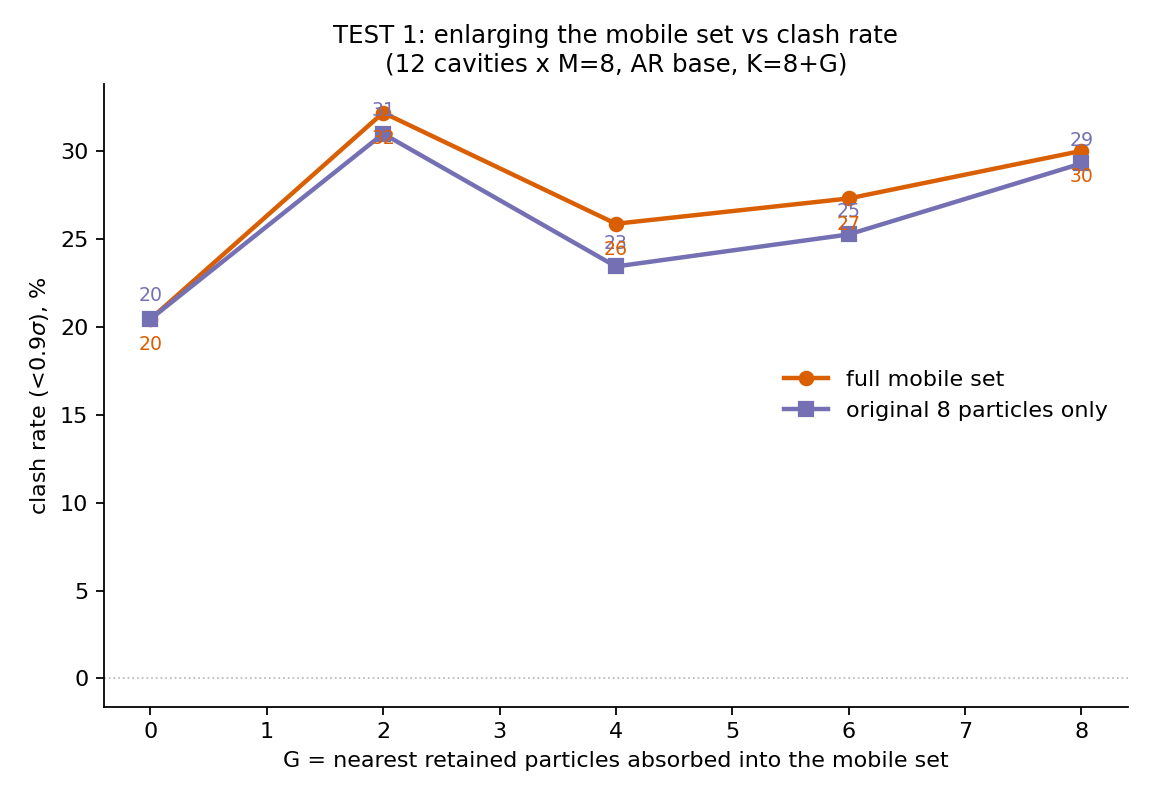

Write Python code to recreate this figure.
"""TEST 1: does enlarging the mobile set (absorb nearest retained neighbours) cut clashes?

Hypothesis (from the clash decomposition: AR block particles clash MOST with FROZEN retained interior,
which a K=8 move can't push aside). For each cavity, grow the mobile block from the base K=8 by adding
the G nearest RETAINED particles to the block centroid (G in 0,2,4,6,8), AR-resample the enlarged block,
and measure the sigma-scaled clash rate (<0.9) of (a) the FULL mobile set and (b) the ORIGINAL 8 only.
If the original-8 clash rate falls with G, freeing their frozen neighbours is the lever; if it's flat
(they just re-clash as block-block), it is not. Retrain-free (AR base only)."""
import torch, statistics as st
import matplotlib
matplotlib.use("Agg")
import matplotlib.pyplot as plt
from liquid_coupling_flow.ka3d_ebm_batched import KA3DScaffoldEBMBatched
from liquid_coupling_flow.ka3d_scaffold_ar import label_to_scaffold, fixed_ball_scaffold
from liquid_coupling_flow.ka3d_cavity_ar import _mic
from liquid_coupling_flow.ka3d_cavity_carve import carve
from liquid_coupling_flow.ka_energy import SIGMA

dev = "cuda"; RCTX = 2.5; K = 8; R = 2.0; PT = 0.4; M = 8; NCAV = 12; CLASH = 0.9
GROW = [0, 2, 4, 6, 8]
sig = torch.tensor(SIGMA, device=dev)

ar = KA3DScaffoldEBMBatched(cat_bins=128, cat_range=2.5).to(dev)
ar.load_state_dict(torch.load("liquid_coupling_flow/artifacts/ka3d_cavity_ebm3ax_rho115_best.pt",
                              map_location=dev, weights_only=False)["state_dict"], strict=False)
ar.eval(); ar.use_frame = False
D = torch.load("liquid_coupling_flow/artifacts/ka3d_dataset_N4096_T0.5_rho1.15.pt", map_location=dev, weights_only=False)
X, S, L = D["x"].to(dev).float(), D["s"].to(dev).long(), float(D["L"])
gen = torch.Generator(device=dev).manual_seed(7)


def clash_rate(mob_x, mob_s, nbr_x, nbr_s, subset=None):
    """% of (subset of) mobile particles whose min sigma-gap to any neighbour (excl self) < CLASH.
    mob_x[M,Km,3] centers; nbr_x[M,P,3] = mobile + frozen-cage. Index self-exclusion (mobile is nbr[:Km])."""
    Mn, Km = mob_x.shape[0], mob_x.shape[1]
    hits = 0; tot = 0
    for mm in range(Mn):
        d = torch.cdist(mob_x[mm], nbr_x[mm])
        d[torch.arange(Km), torch.arange(Km)] = float("inf")
        mn = (d / sig[mob_s[mm][:, None], nbr_s[mm][None, :]]).min(1).values
        sel = mn if subset is None else mn[subset]
        hits += int((sel < CLASH).sum()); tot += sel.numel()
    return hits, tot


full = {g: [0, 0] for g in GROW}      # [hits, tot] over full mobile set
orig = {g: [0, 0] for g in GROW}      # [hits, tot] over the original 8 only

ncav = 0
for ci in range(16):
    c = torch.rand(3, generator=gen, device=dev) * L; p = carve(X[ci], S[ci], c, R, L)
    if p["n_in"] < K + 10:            # need slack for G up to 8 retained
        continue
    xo, so, _ = label_to_scaffold(_mic(p["x_in"], c, L), p["s_in"], R)
    xout = _mic(p["x_out"], c, L); bm = xout.norm(dim=-1) < (R + RCTX); bnd, sb = xout[bm], p["s_out"][bm]
    n = xo.shape[0]; anch = fixed_ball_scaffold(n, R, dev)
    seed = int(torch.randint(n, (), generator=gen, device=dev))
    base = torch.zeros(n, dtype=torch.bool, device=dev)
    base_idx = (anch - anch[seed]).norm(dim=-1).topk(K, largest=False).indices
    base[base_idx] = True
    centroid = xo[base].mean(0)
    # rank RETAINED (non-base) interior particles by distance to block centroid
    ret_ids = torch.nonzero(~base, as_tuple=True)[0]
    ret_order = ret_ids[(xo[ret_ids] - centroid).norm(dim=-1).argsort()]
    for g in GROW:
        mask = base.clone()
        if g > 0:
            mask[ret_order[:g]] = True
        Km = int(mask.sum())
        xo_b = xo[None].expand(M, n, 3).contiguous(); so_b = so[None].expand(M, n).contiguous()
        xo_g, so_g, _ = ar.sample_block_b(xo_b, so_b, mask, bnd, sb, R, gen=gen, pos_temp=PT)
        mob_x, mob_s = xo_g[:, mask], so_g[:, mask]
        cage_x = torch.cat([bnd[None].expand(M, -1, -1), xo_g[:, ~mask]], 1)
        cage_s = torch.cat([sb[None].expand(M, -1), so_g[:, ~mask]], 1)
        nbr_x = torch.cat([mob_x, cage_x], 1); nbr_s = torch.cat([mob_s, cage_s], 1)
        h, t = clash_rate(mob_x, mob_s, nbr_x, nbr_s)
        full[g][0] += h; full[g][1] += t
        # subset = which mobile columns are the original 8 (mask is boolean over n; mobile order = increasing idx)
        mob_ids = torch.nonzero(mask, as_tuple=True)[0]
        is_orig = torch.tensor([bool(base[j]) for j in mob_ids], device=dev)
        h2, t2 = clash_rate(mob_x, mob_s, nbr_x, nbr_s, subset=is_orig)
        orig[g][0] += h2; orig[g][1] += t2
    ncav += 1
    if ncav >= NCAV:
        break

fig, ax = plt.subplots(figsize=(7.2, 5))
gx = GROW
yf = [100 * full[g][0] / full[g][1] for g in gx]
yo = [100 * orig[g][0] / orig[g][1] for g in gx]
ax.plot(gx, yf, "-o", color="#D95F02", lw=2, label="full mobile set")
ax.plot(gx, yo, "-s", color="#7570B3", lw=2, label="original 8 particles only")
for x, y in zip(gx, yo):
    ax.annotate(f"{y:.0f}", (x, y), textcoords="offset points", xytext=(0, 8), ha="center", fontsize=8.5, color="#7570B3")
for x, y in zip(gx, yf):
    ax.annotate(f"{y:.0f}", (x, y), textcoords="offset points", xytext=(0, -14), ha="center", fontsize=8.5, color="#D95F02")
ax.axhline(0, color="#BBB", lw=0.8, ls=":")
ax.set_xlabel("G = nearest retained particles absorbed into the mobile set")
ax.set_ylabel("clash rate (<0.9$\\sigma$), %")
ax.set_title(f"TEST 1: enlarging the mobile set vs clash rate\n({ncav} cavities x M={M}, AR base, K={K}+G)", fontsize=11)
ax.legend(frameon=False, fontsize=10)
for s in ("top", "right"):
    ax.spines[s].set_visible(False)
fig.tight_layout()
out = "reports/logs-2026-07-13/test_grow_mobile.png"
fig.savefig(out, dpi=160)
torch.save({"full": full, "orig": orig, "GROW": GROW, "ncav": ncav}, "reports/logs-2026-07-13/test_grow_mobile.pt")
print(f"saved -> {out}", flush=True)
for g in GROW:
    print(f"  G={g}: full mobile clash {100*full[g][0]/full[g][1]:5.1f}%   original-8 clash {100*orig[g][0]/orig[g][1]:5.1f}%", flush=True)
